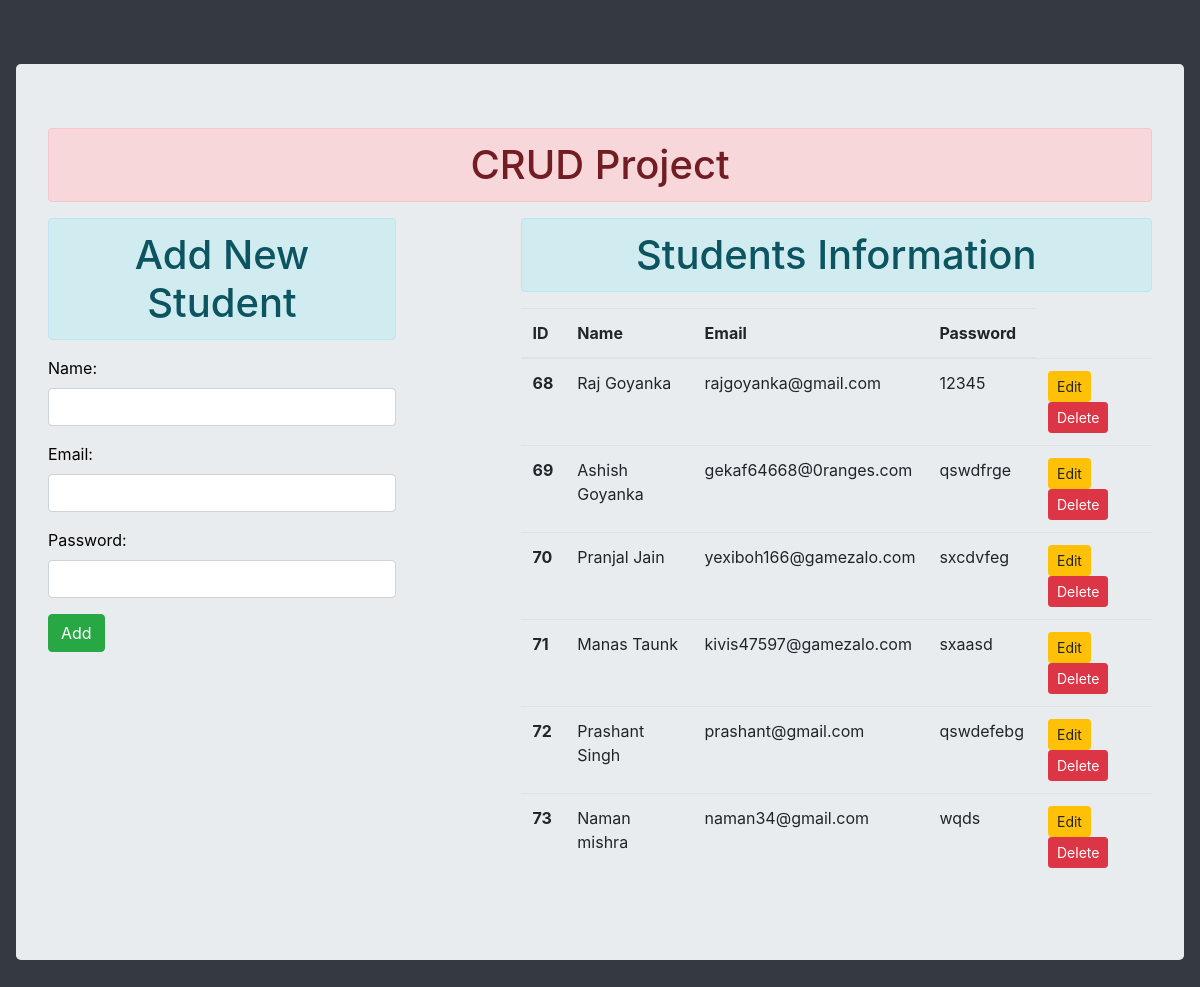
Before: / with the older database file.
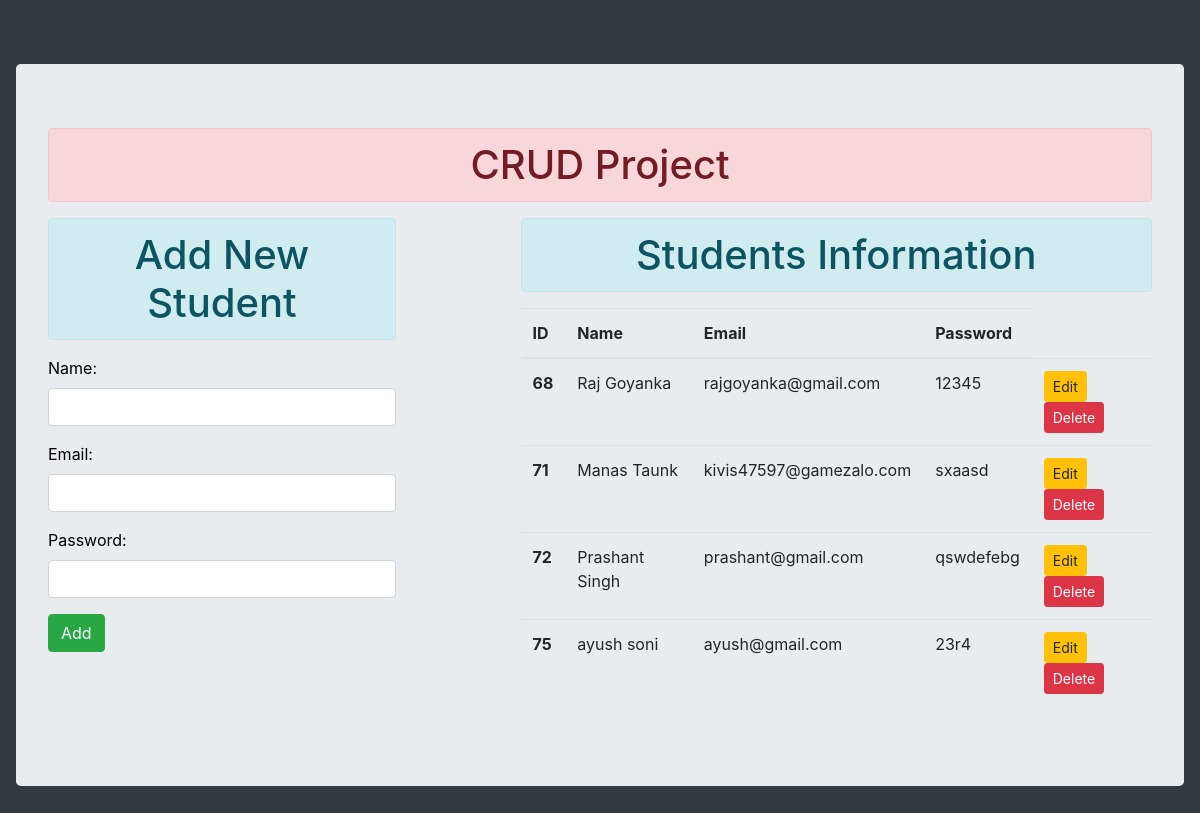
After: the same page with the newer database file.
### enroll/models.py (models this page shows)
class User(models.Model):
  name=models.CharField(max_length=70)
  email=models.EmailField(max_length=100)
  password=models.CharField(max_length=100)

### enroll/views.py (the view)
# urls.py: path('',views.add_show,name="addandshow"),
def add_show(request):
    if request.method == 'POST':
        fm=UserForm(request.POST)
        if fm.is_valid():
           fm.save()
           return HttpResponseRedirect('/')
    else:
        fm=UserForm()
    students=User.objects.all()
    return render(request,'enroll/addandshow.html',{'form':fm ,'stu':students})

### enroll/forms.py
class UserForm(forms.ModelForm):
    class Meta:
      model=User
      fields=('name','email','password')
      widgets={
      'name':forms.TextInput(attrs={'class':'form-control text-dark'}),
      'email':forms.EmailInput(attrs={'class':'form-control'}),
      'password':forms.PasswordInput(render_value=True,attrs={'class':'form-control'}),}

### enroll/templates/enroll/addandshow.html (shortened to what this page needs)
{% extends 'enroll/home.html' %}
{% block content %}
<div class="row">
    <div class="col-sm-4">
      <h1 class="text-center alert alert-info">Add New Student</h1>
      <form action="{% url 'addandshow'%}" method="post">
         {{form.as_p}}
         <input type="submit" value="Add" class="btn btn-success">
      </form>
    </div>
    <div class="col-sm-7 offset-1">
        <h1 class="text-center alert alert-info">Students Information</h1>
        {% if stu %}
          <table class="table table-hover">
            <thead>
              <tr>
                <th scope="col">ID</th>
                <th scope="col">Name</th>
                <th scope="col">Email</th>
                <th scope="col">Password</th>
              </tr>
            </thead>
            <tbody>
             {% for s in stu %}
              <tr>
                <th scope="row">{{s.id}}</th>
                <td>{{s.name}}</td>
                <td>{{s.email}}</td>
                <td>{{s.password}}</td>
                <td>
                   <a href="{% url 'update' s.id %}" class="btn btn-warning btn-sm">Edit</a>
                   <form action="{% url 'delete' s.id %}" method="post" class="d-inline">
                      <input type="submit" value="Delete" class="btn btn-danger btn-sm">
                   </form>
                </td>
              </tr>
             {% endfor %}
            </tbody>
          </table>
        {% else %}
         <h1 class="text-center alert alert-warning">No Data Found</>
        {% endif %}
    </div>
</div>
{% endblock content %}

### enroll/templates/enroll/home.html (shortened to what this page needs)
<!DOCTYPE html>
{% load static %}
<html lang="en">
<head>
     <link rel="stylesheet" href="{% static 'enroll/css/bootstrap.css' %}">
</head>
    <body class="p-3 mb-2 bg-dark text-white" >
    <div class="fluid-container mt-5 jumbotron">
       <h1 class="text-center alert alert-danger">CRUD Project</h1>
       {% block content %}
       {% endblock content %}
    </div>
</body>
</html>

### enroll/templates/enroll/home.html (style rules this page uses)
label { color:black; }

Changed rows visible on the page:
removed User: id "69", name "Ashish Goyanka", email "gekaf64668@0ranges.com", password "qswdfrge"
removed User: id "70", name "Pranjal Jain", email "yexiboh166@gamezalo.com", password "sxcdvfeg"
removed User: id "73", name "Naman mishra", email "naman34@gmail.com", password "wqds"
added User: id "75", name "ayush soni", email "ayush@gmail.com", password "23r4"
